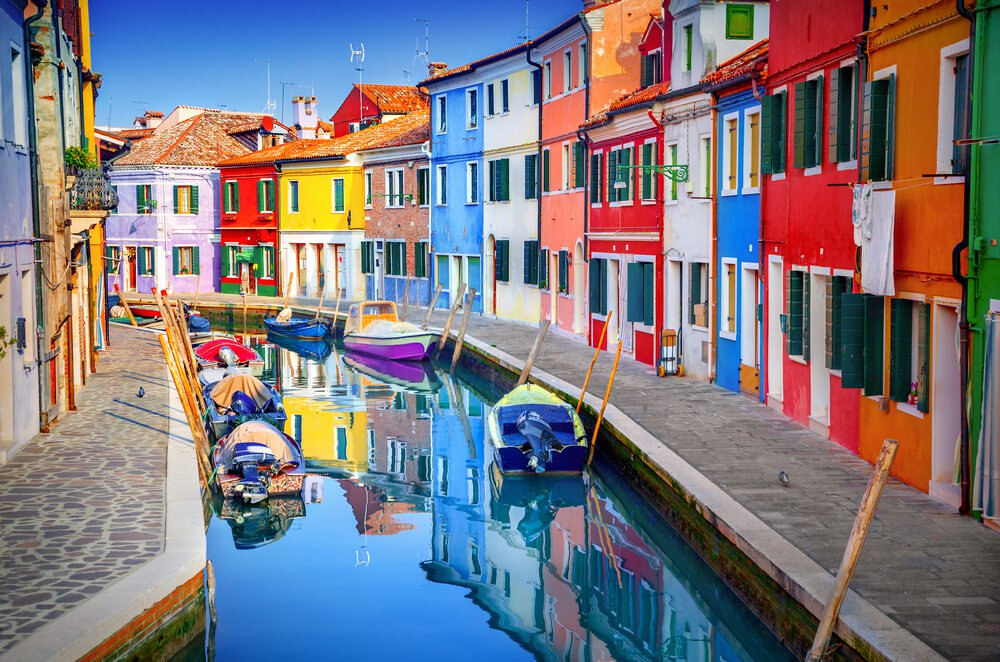
#> input picture Python/Projects/Simple color detection/colorpic.jpg, 1000 x 662 px, given in place of dog.jpg, which was not available
$ jupyter execute ImagetoPencilsketch.ipynb   (text cells are left out)
#> lines starting #> are read from the running program, lines starting #| are printed output that depends on the picture; pictures that were not available may be replaced by others from this repository, and a replacement may not be noted
[cell 1]
import cv2
from google.colab.patches import cv2_imshow

[cell 2]
from google.colab import files
from IPython.display import Image

[cell 3]
uploaded = files.upload()
#> the answer given: colorpic.jpg

[cell 4]
image = cv2.imread("dog.jpg")
#> image is the input picture: shape (662, 1000, 3); mean B, G, R 127.2, 120.1, 124.8

[cell 5]
cv2_imshow(image)

[cell 6]
#Grayscale conversion.
#grey scale image generation from real image
grey_filter = cv2.cvtColor(image,cv2.COLOR_BGR2GRAY)
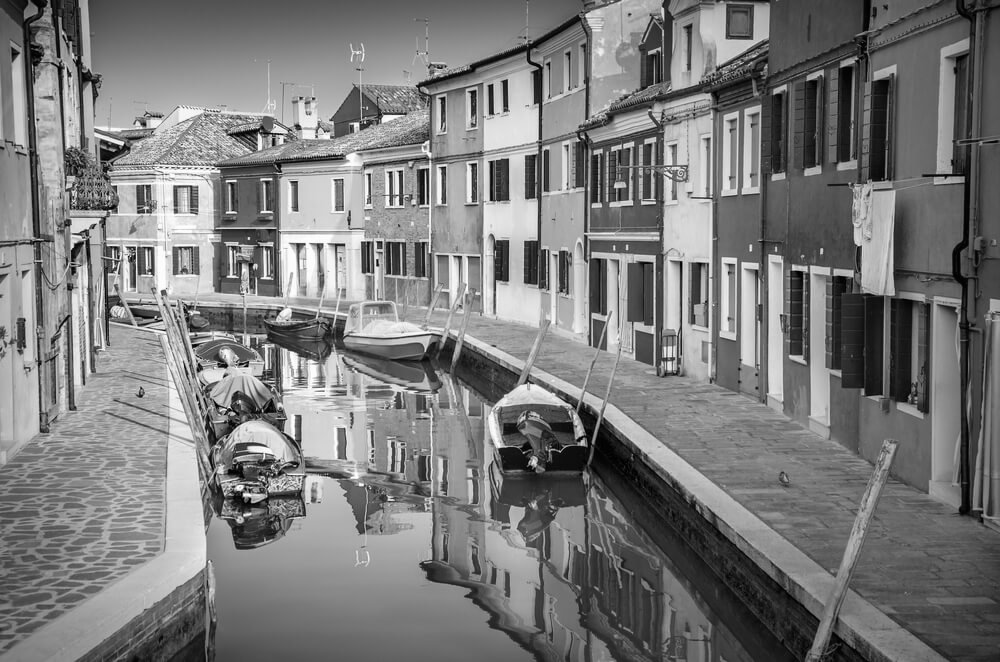
#> grey_filter: shape (662, 1000); min 0, max 255, mean 122.4
cv2_imshow(grey_filter)

[cell 7]
#Inverting the grayscale image.
invert =cv2.bitwise_not(grey_filter)
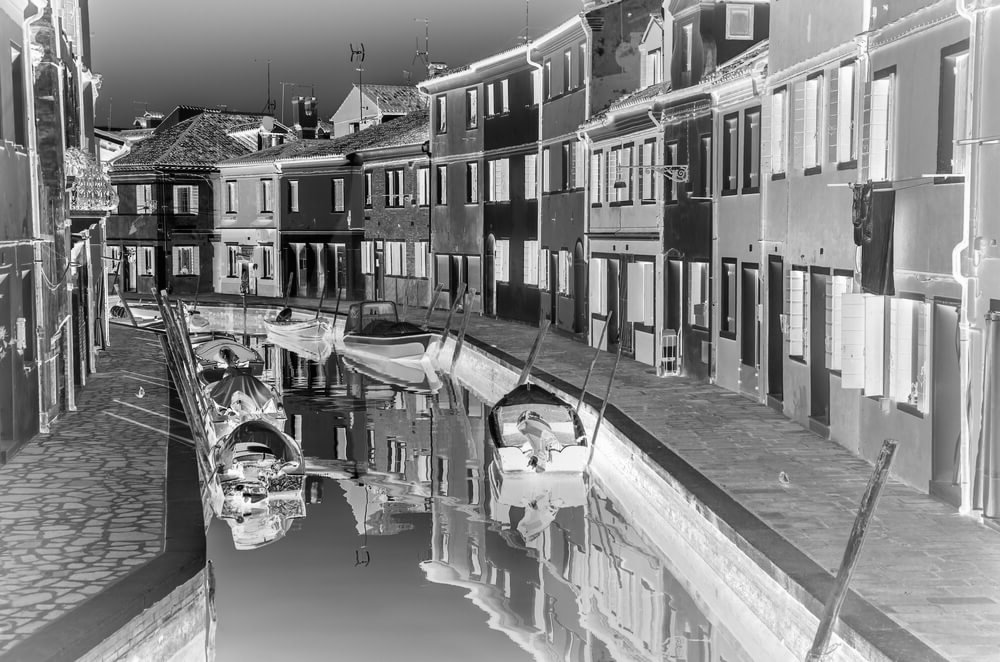
#> invert: shape (662, 1000); min 0, max 255, mean 132.6
cv2_imshow(invert)

[cell 8]
#Bluring the inverted image using GaussianBlur() function.
blur_image=cv2.GaussianBlur(invert,(21,21),0)
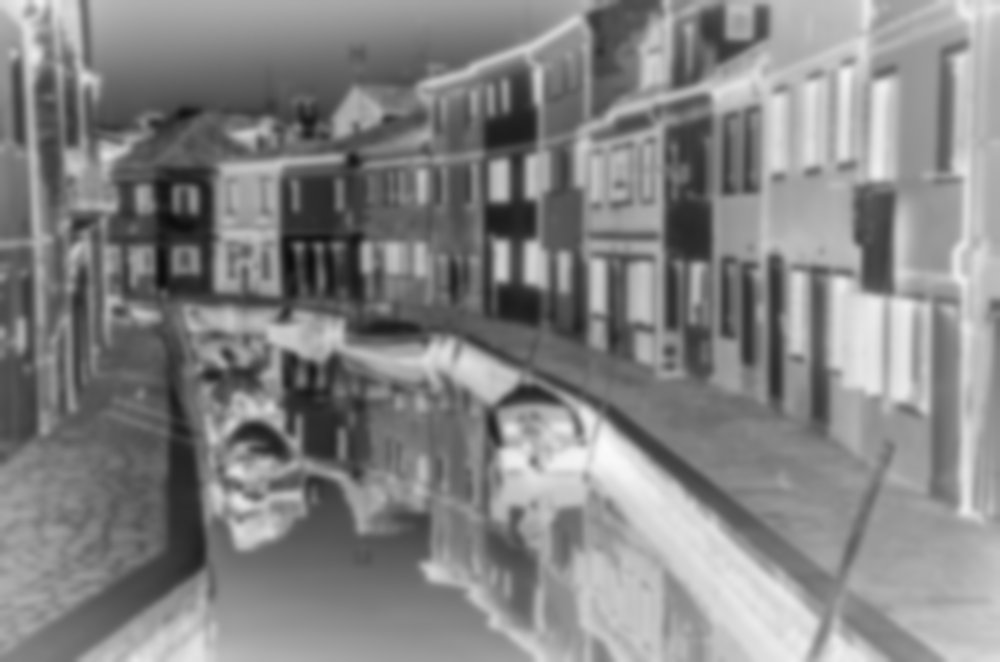
#> blur_image: shape (662, 1000); min 13, max 250, mean 132.6
cv2_imshow(blur_image)

[cell 9]
#Inverting the above blurred image.
invertedblur_image=cv2.bitwise_not(blur_image)
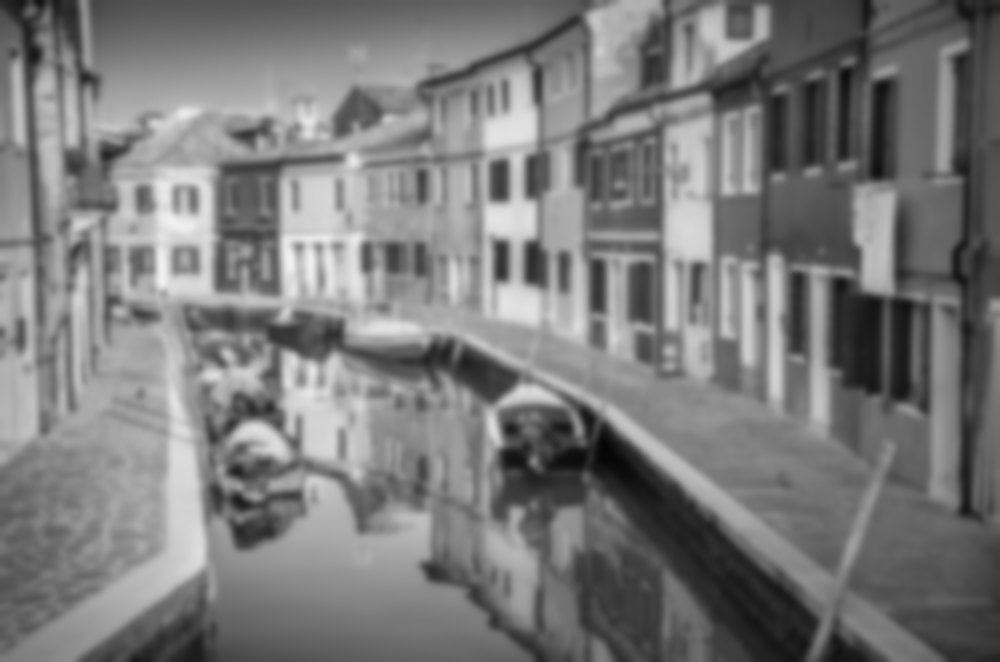
#> invertedblur_image: shape (662, 1000); min 5, max 242, mean 122.4
cv2_imshow(invertedblur_image)

[cell 10]
#Final Pencil sketch received
Pencil_sketch_filter_image=cv2.divide(grey_filter,invertedblur_image,scale=256.0)
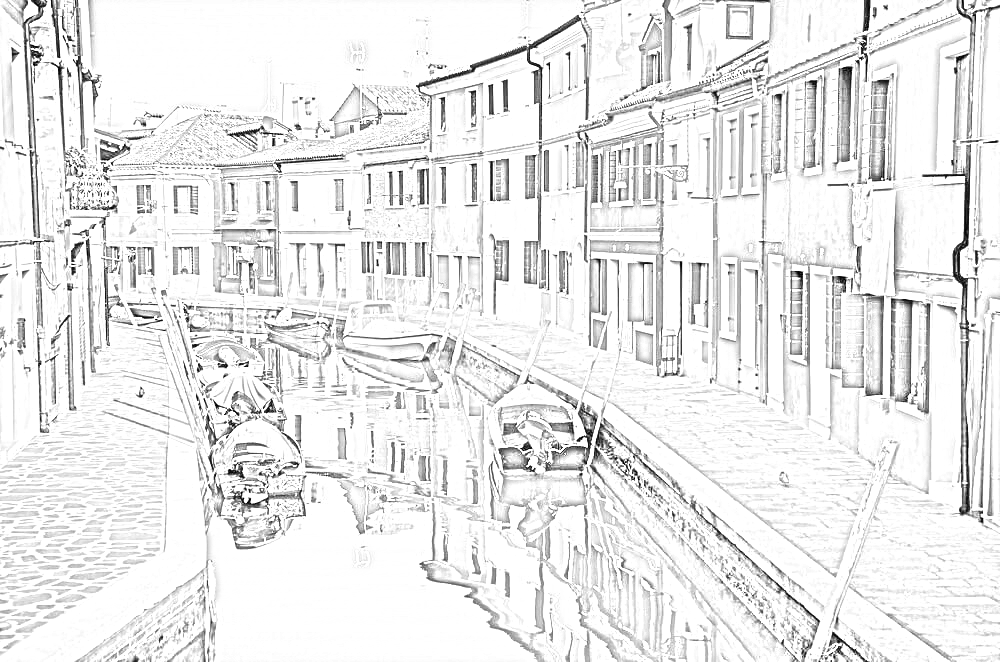
#> Pencil_sketch_filter_image: shape (662, 1000); min 0, max 255, mean 233.8
cv2_imshow(Pencil_sketch_filter_image)

$ run again, on Python/Projects/BreakOutGame/Foto_tubes.png
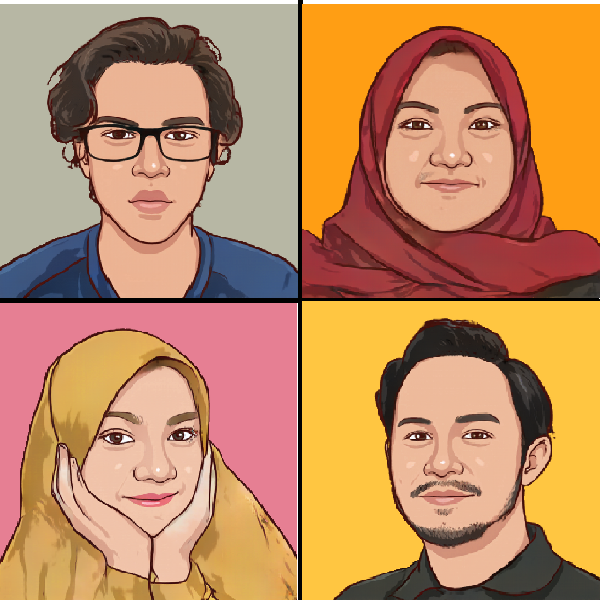
#> input picture Python/Projects/BreakOutGame/Foto_tubes.png, 600 x 600 px, given in place of dog.jpg, which was not available
#> image is the input picture: shape (600, 600, 3); mean B, G, R 97.1, 140.3, 192.9
#> `invertedblur_image=cv2.bitwise_not(blur_image)`:
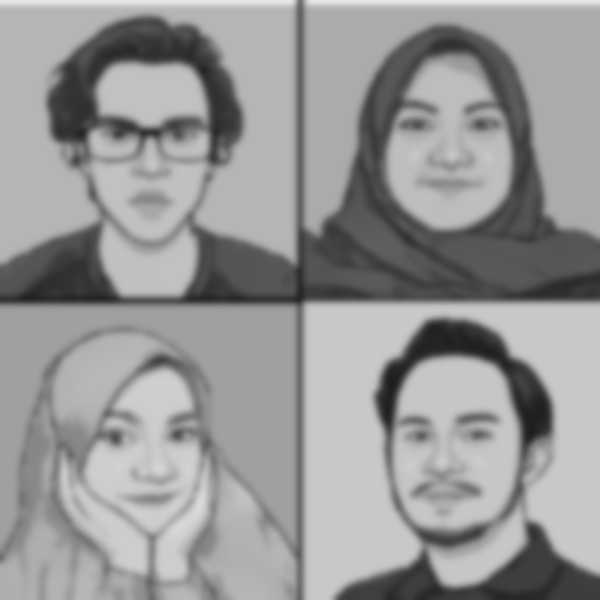
#> invertedblur_image: shape (600, 600); min 30, max 232, mean 151.1
#> `Pencil_sketch_filter_image=cv2.divide(grey_filter,invertedblur_image,s..`:
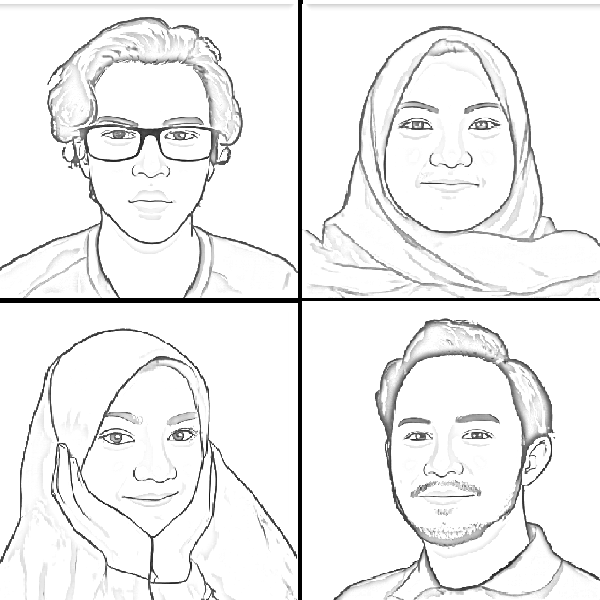
#> Pencil_sketch_filter_image: shape (600, 600); min 0, max 255, mean 239.8
